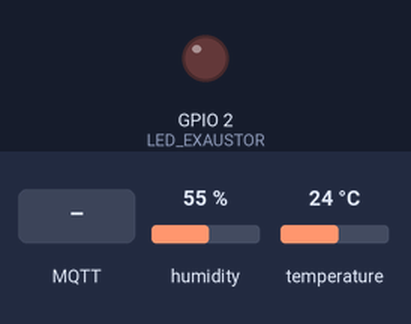
A sketch run on a simulated ESP32. Shown: output pins drawn as LEDs (lit = HIGH). The inputs (shaded band) are chosen by the test bench; at power-on: temperature 24 °C, humidity 55 %. WiFi joins after 1.5 s; servers stay silent unless stated; random numbers use the default seed unless the sketch sets one; no MQTT or app messages arrive unless stated; what the sketch prints to the serial monitor is not drawn.

Above: at 2.7 s.
2.8 s: temperature set to 27.3 °C
7.7 s: temperature set to 28.8 °C
At 12.4 s:
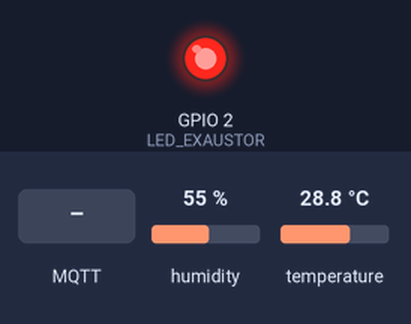
18.0 s: MQTT message "OFF" arrives on the first subscribed topic
At 22.0 s:
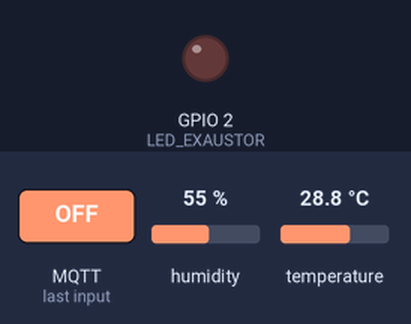
26.1 s: temperature set to 33 °C
Timing chart, 0 to 29.1 s (numbered marks = the images above; inputs shaded):
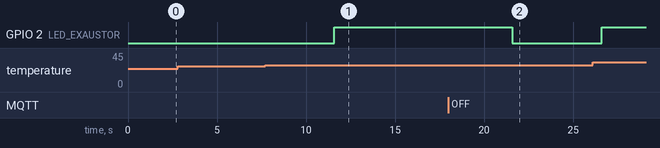

Measured:
- the behaviour switches between 28 and 28.1 °C on temperature (found by bisection; images 0 and 1)
- after the input at 2.8 s, every drawn part: stays the same
- after the input at 7.7 s, GPIO 2 (LED_EXAUSTOR): LOW → HIGH after 3.9 s
- after the input at 18.0 s, GPIO 2 (LED_EXAUSTOR): HIGH → LOW after 3.6 s

The sketch:

esp32.ino
```cpp
// 1. INCLUSÃO DE BIBLIOTECAS
#include "DHT.h"
#include <WiFi.h>
#include <PubSubClient.h>
#include <ArduinoJson.h>

// 2. DEFINIÇÃO DOS PINOS
#define DHTPIN 15
#define DHTTYPE DHT22
#define LED_EXAUSTOR 2

// 3. CONFIGURAÇÕES DA REDE E BROKER MQTT
const char* ssid = "Wokwi-GUEST";
const char* password = "";

const char* mqtt_server = "broker.hivemq.com";
const int mqtt_port = 1883;
const char* mqtt_user = "cloudtech_user";
const char* mqtt_pass = "senhaSegura123";

// Tópicos do projeto
const char* mqtt_topic_monitor = "cloudtech/datacenter/monitor";
const char* mqtt_topic_cmd = "cloudtech/datacenter/cmd"; // NOVO: Tópico de comando

// 4. INICIALIZAÇÃO DOS OBJETOS
DHT dht(DHTPIN, DHTTYPE);
WiFiClient espClient;
PubSubClient client(espClient);

// Variável global para controlar se o comando veio da nuvem
bool comandoManualAtivo = false;

void setup_wifi() {
  delay(10);
  Serial.println();
  Serial.print("Conectando-se a rede: ");
  Serial.println(ssid);

  WiFi.begin(ssid, password);

  while (WiFi.status() != WL_CONNECTED) {
    delay(500);
    Serial.print(".");
  }

  Serial.println("");
  Serial.println("Wi-Fi conectado!");
}

// NOVO: Função que recebe os comandos vindos do Node-RED
void callback(char* topic, byte* payload, unsigned length) {
  Serial.print("Mensagem recebida no topico [");
  Serial.print(topic);
  Serial.print("]: ");

  // Converte o payload recebido em uma string legível
  String msg = "";
  for (int i = 0; i < length; i++) {
    msg += (char)payload[i];
  }
  Serial.println(msg);

  // Verifica o comando enviado (Item 3.2 do projeto)
  if (msg == "ON") {
    digitalWrite(LED_EXAUSTOR, HIGH); // Liga o exaustor manualmente via nuvem
    comandoManualAtivo = true;
    Serial.println("➔ Exaustor ligado via comando remoto.");
  }
  else if (msg == "OFF") {
    digitalWrite(LED_EXAUSTOR, LOW); // Desliga o exaustor manualmente via nuvem
    comandoManualAtivo = false;
    Serial.println("➔ Exaustor desligado via comando remoto.");
  }
}

void reconnect() {
  while (!client.connected()) {
    Serial.print("Tentando conexao MQTT...");
    String clientId = "ESP32Client-CloudTech-";
    clientId += String(random(0, 0xffff), HEX);

    if (client.connect(clientId.c_str(), mqtt_user, mqtt_pass)) {
      Serial.println("conectado ao Broker!");

      // REQUISITO 3.2: O ESP32 deve assinar o tópico de comandos assim que conectar
      client.subscribe(mqtt_topic_cmd);
      Serial.println("Inscrito no topico de comandos com sucesso.");
    } else {
      Serial.print("falhou, rc=");
      Serial.print(client.state());
      Serial.println(" Tentando novamente em 5 segundos...");
      delay(5000);
    }
  }
}

void setup() {
  Serial.begin(115200);
  dht.begin();

  pinMode(LED_EXAUSTOR, OUTPUT);
  digitalWrite(LED_EXAUSTOR, LOW);

  setup_wifi();
  client.setServer(mqtt_server, mqtt_port);

  // NOVO: Avisa a biblioteca MQTT qual função deve tratar as mensagens recebidas
  client.setCallback(callback);
}

void loop() {
  if (!client.connected()) {
    reconnect();
  }
  client.loop(); // Essencial para processar os comandos recebidos!

  // Espera 5 segundos entre as leituras
  delay(5000);

  float umidade = dht.readHumidity();
  float temperatura = dht.readTemperature();

  if (isnan(umidade) || isnan(temperatura)) {
    Serial.println("Falha ao ler o sensor DHT22!");
    return;
  }

  // --- REGRA DE EDGE COMPUTING ADAPTADA ---
  // A prioridade local automática continua existindo se estiver crítico (> 28°C)
  if (temperatura > 28.0) {
    digitalWrite(LED_EXAUSTOR, HIGH);
    Serial.println("⚠️ ALERTA LOCAL: Temperatura critica! Modo automatico prioritario.");
  }
  // Se a temperatura estiver segura, respeita o último comando vindo da nuvem
  else {
    if (!comandoManualAtivo) {
      digitalWrite(LED_EXAUSTOR, LOW);
    }
  }

  // --- ENVIANDO DADOS ATUALIZADOS PARA A NUVEM ---
  StaticJsonDocument<64> doc;
  doc["temperatura"] = temperatura;
  doc["umidade"] = umidade;
  doc["exaustor"] = digitalRead(LED_EXAUSTOR) == HIGH ? "ON" : "OFF";

  char jsonBuffer[64];
  serializeJson(doc, jsonBuffer);

  client.publish(mqtt_topic_monitor, jsonBuffer);
}
```
